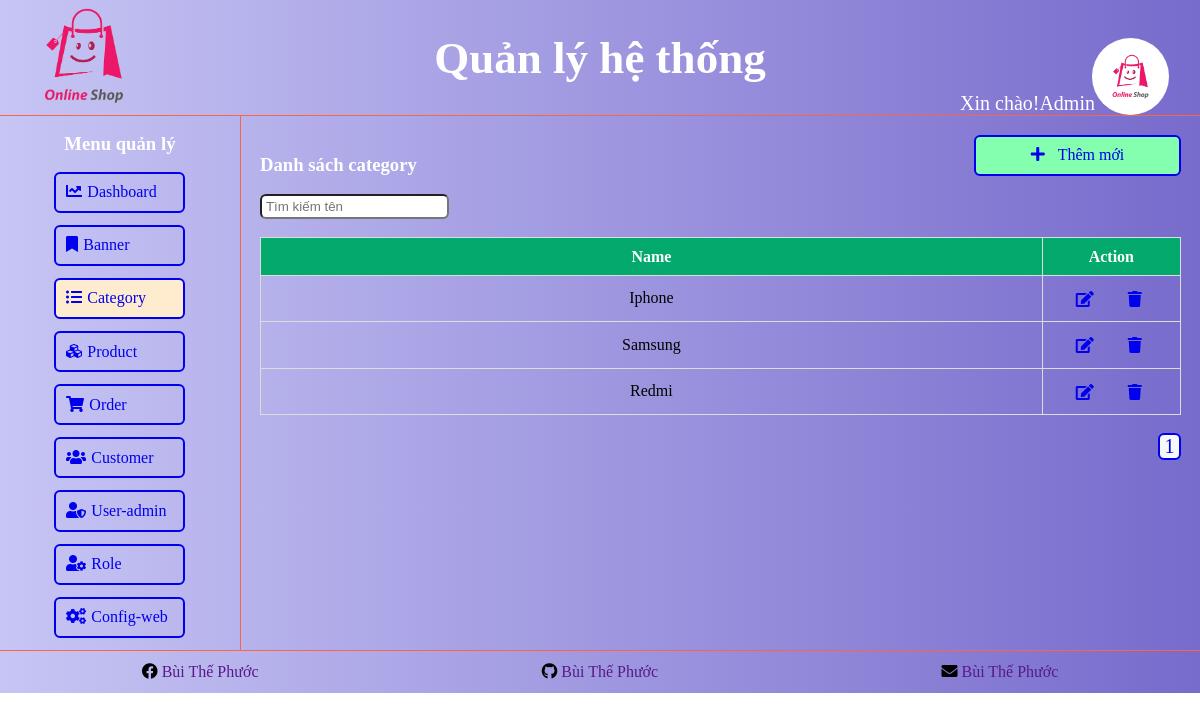
The page /admin/category/index.php (signed in) on the database its author committed.
### tables this page shows
CREATE TABLE `tbl_category` (
  `id` int NOT NULL,
  `name` varchar(255) NOT NULL,
  `created_at` timestamp NOT NULL DEFAULT CURRENT_TIMESTAMP,
  `updated_at` timestamp NOT NULL DEFAULT CURRENT_TIMESTAMP ON UPDATE CURRENT_TIMESTAMP
);

### database/db_helper.php (called while the page is built, shortened)
<?php
    function getData($sql, $isSingle = false){
        $data = null;
        $conn = mysqli_connect(HOST_NAME, USER_NAME, PASSWORD, DB_NAME);
        $conn->set_charset('utf-8');
        $result = mysqli_query($conn, $sql);
        if($isSingle){
            $data = mysqli_fetch_array($result, MYSQLI_ASSOC);
        }
        else{
            $data = [];
            while(($row = mysqli_fetch_array($result, MYSQLI_ASSOC)) != null){
                $data[] = $row;
            }
        }
        return $data;
    }
?>

### admin/category/index.php (the view, shortened to what this page needs)
<?php
    include_once('../layout/header.php');
    include_once('../layout/sidebar.php');
?>
<?php
    $text_search = '';
    $page = 1;
    $sqlTotal = "SELECT COUNT(*) FROM tbl_category WHERE name LIKE '%$text_search%'";
    $total_result = getData($sqlTotal, 1)['COUNT(*)'];
    $total_result_page = 5;
    $total_page = ceil($total_result/$total_result_page);
    $skip_result = $total_result_page * ($page - 1);
    $sql = "SELECT * FROM tbl_category WHERE name LIKE '%$text_search%' LIMIT $total_result_page OFFSET $skip_result";
    $result = getData($sql);
?>
<div class="table-data">
                    <div class="header-table">
                        <h3>Danh sách category</h3>
                        <a href="<?=url_Admin?>/category/create.php" class="a-icon">
                            <div class="icon">
                                <i class="fas fa-plus"></i>
                                Thêm mới
                            </div>
                        </a>
                    </div>
                    <div class="main-table">
                        <form action="">
                            <input value="<?=$text_search?>" type="search" name="key_search" class="key-search" placeholder="Tìm kiếm tên">
                        </form>
                        <table id="table-data">
                            <thead>
                                <tr>
                                    <th>Name</th>
                                    <th>Action</th>
                                </tr>
                            </thead>
                            <tbody>
                                <?php if(!empty($result)):?>
                                    <?php foreach ($result as $value) :?>
                                    <tr>
                                        <td>
                                            <?=$value['name']?>
                                        </td>
                                        <td class="action-user">
                                            <div class="icon">
                                                <a href="<?=url_Admin?>/category/update.php?id=<?=$value['id']?>" title="Edit">
                                                    <i class="fas fa-edit"></i>
                                                </a>
                                                <a href="<?=url_Admin?>/category/?action=del&id=<?=$value['id']?>" title="Delete"  onclick="return confirm('Bạn có thực sự muốn xóa dòng dữ liệu này!')">
                                                    <i class="fas fa-trash"></i>
                                                </a>
                                            </div>
                                        </td>
                                    </tr>
                                    <?php endforeach;?>
                                <?php else: ?>
                                    <tr>
                                        <td colspan="4">Không có dữ liệu!</td>
                                    </tr>
                                <?php endif;?>
                            </tbody>
                          </table>
                    </div>
                    <div class="page-list">
                        <?php for ($i=1; $i<=$total_page; $i++) : ?>
                            <a href="?page=<?= $i ?>&text_search=<?=$text_search?>"><?= $i ?></a>
                        <?php endfor; ?>
                    </div>
                </div>
<?php
    include_once('../layout/footer.php');
?>

### public/admin/css/main.css (style rules this page uses)
* { margin: 0; padding: 0; }
.container h3, h2, span { color: white; }
.main .header-table { display: flex; flex-direction: row; align-items: flex-end;; justify-content: space-between; }
.a-icon { text-decoration: none; border: solid 2px; width: 20%; text-align: center; padding: 1%; border-radius: 6px; background-color: #84ffaf; }
.a-icon .icon i { margin-right: 5%; }
.main .main-table { margin: 2% 0; }
.main-table .key-search { height: 25px; padding: 0px 4px; border-radius: 6px; margin-bottom: 2%; }
.main .table-data { width: 96%; margin: 2% 2%; }
#table-data { border-collapse: collapse; width: 100%; }
#table-data td, #table-data th { border: 1px solid #ddd; padding-left: 2%; padding-right: 2%; padding-top: 1%; padding-bottom: 1%; text-align: center; }
#table-data th { text-align: left; background-color: #04AA6D; color: white; text-align: center; }
#table-data .action-user { width: 15%; }
#table-data .action-user a { margin-right: 5%; }
.action-user .icon { display: flex; flex-direction: row; align-items: center; justify-content: space-around; width: 100%; }
#table-data a { text-decoration: none; display: block; width: 20%; height: 25px; border-radius: 6px; padding-right: 10%; padding-left: 10%; padding-top: 2%; }
#table-data a > i { margin-top: 4px; margin-right: -2px; }
.table-data .page-list { display: flex; flex-direction: row; align-items: center; justify-content: flex-end; width: 100%; }
.page-list a { margin-left: 1%; font-size: 20px; text-decoration: none; width: 2%; height: 100%; border: solid 2px; text-align: center; background-color: #f7f9f9; border-radius: 6px; }

### rows shown on the page
tbl_category: name "Iphone"
tbl_category: name "Samsung"
tbl_category: name "Redmi"

### other values the page prints
$_SESSION['admin']['name'] "Admin"
